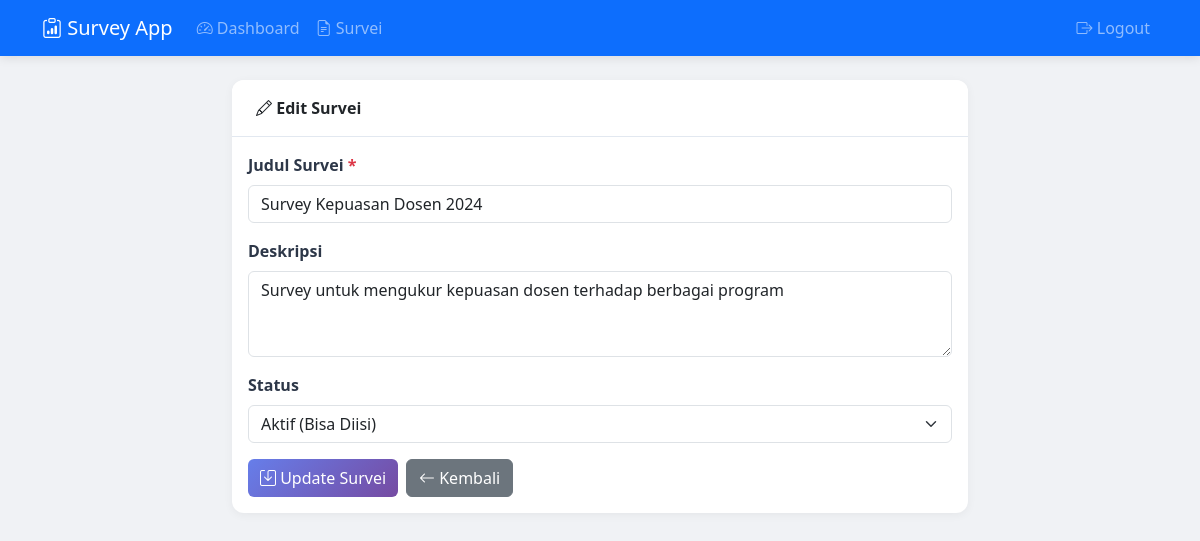
Screenshot of /admin/survey_edit.php?id=1 (signed in) with the database file from the repository.
### tables this page shows
CREATE TABLE surveys (
    id INT PRIMARY KEY AUTO_INCREMENT,
    admin_id INT,
    title VARCHAR(255) NOT NULL,
    description TEXT,
    status ENUM('active', 'inactive', 'draft') DEFAULT 'draft',
    start_date DATE,
    end_date DATE,
    created_at TIMESTAMP DEFAULT CURRENT_TIMESTAMP,
    updated_at TIMESTAMP DEFAULT CURRENT_TIMESTAMP ON UPDATE CURRENT_TIMESTAMP,
    FOREIGN KEY (admin_id) REFERENCES admins(id) ON DELETE CASCADE
);

### admin/survey_edit.php (the view, shortened to what this page needs)
<?php
require_once '../config/database.php';
$admin_id = $_SESSION['admin_id'];
$id = $_GET['id'] ?? 0;
try {
    $stmt = $pdo->prepare("SELECT * FROM surveys WHERE id = ? AND admin_id = ?");
    $stmt->execute([$id, $admin_id]);
    $survey = $stmt->fetch();
} catch (PDOException $e) {
    die("Error: " . $e->getMessage());
}
?>
<!DOCTYPE html>
<html lang="id">
<head>
    <link href="https://cdn.jsdelivr.net/npm/bootstrap@5.3.0/dist/css/bootstrap.min.css" rel="stylesheet">
    <link rel="stylesheet" href="https://cdn.jsdelivr.net/npm/bootstrap-icons@1.11.0/font/bootstrap-icons.css">
</head>
<body>
    <nav class="navbar navbar-expand-lg navbar-dark bg-primary">
        <div class="container">
            <a class="navbar-brand" href="index.php">
                <i class="bi bi-clipboard-data"></i> Survey App
            </a>
            <div class="collapse navbar-collapse" id="navbarNav">
                <ul class="navbar-nav me-auto">
                    <li class="nav-item">
                        <a class="nav-link" href="index.php"><i class="bi bi-speedometer2"></i> Dashboard</a>
                    </li>
                    <li class="nav-item">
                        <a class="nav-link" href="surveys.php"><i class="bi bi-file-earmark-text"></i> Survei</a>
                    </li>
                </ul>
                <ul class="navbar-nav">
                    <li class="nav-item">
                        <a class="nav-link" href="logout.php"><i class="bi bi-box-arrow-right"></i> Logout</a>
                    </li>
                </ul>
            </div>
        </div>
    </nav>
    <div class="container mt-4">
        <div class="row">
            <div class="col-md-8 mx-auto">
                <div class="card">
                    <div class="card-header">
                        <i class="bi bi-pencil"></i> Edit Survei
                    </div>
                    <div class="card-body">
                        <form method="POST">
                            <div class="mb-3">
                                <label class="form-label">Judul Survei <span class="text-danger">*</span></label>
                                <input type="text" name="title" class="form-control" value="<?php echo htmlspecialchars($survey['title']); ?>" required>
                            </div>
                            <div class="mb-3">
                                <label class="form-label">Deskripsi</label>
                                <textarea name="description" class="form-control" rows="3"><?php echo htmlspecialchars($survey['description']); ?></textarea>
                            </div>
                            <div class="mb-3">
                                <label class="form-label">Status</label>
                                <select name="status" class="form-select">
                                    <option value="active" <?php echo $survey['status'] == 'active' ? 'selected' : ''; ?>>Aktif (Bisa Diisi)</option>
                                </select>
                            </div>
                            <div class="d-flex gap-2">
                                <button type="submit" class="btn btn-primary">
                                    <i class="bi bi-save"></i> Update Survei
                                </button>
                                <a href="surveys.php" class="btn btn-secondary">
                                    <i class="bi bi-arrow-left"></i> Kembali
                                </a>
                            </div>
                        </form>
                    </div>
                </div>
            </div>
        </div>
    </div>
</body>
</html>

### admin/survey_edit.php (style rules this page uses)
body { background: #f0f2f5; }
.navbar { box-shadow: 0 2px 10px rgba(0,0,0,0.1); }
.card { border: none; border-radius: 12px; box-shadow: 0 2px 10px rgba(0,0,0,0.05); }
.card-header { background: white; border-bottom: 1px solid #e2e8f0; padding: 1rem 1.5rem; font-weight: 600; border-radius: 12px 12px 0 0 !important; }
.btn-primary { background: linear-gradient(135deg, #667eea 0%, #764ba2 100%); border: none; }
.form-label { font-weight: 600; color: #2d3748; }

### rows the page displays
surveys: title "Survey Kepuasan Dosen 2024", description "Survey untuk mengukur kepuasan dosen terhadap berbagai program", status "Aktif (Bisa Diisi)"
